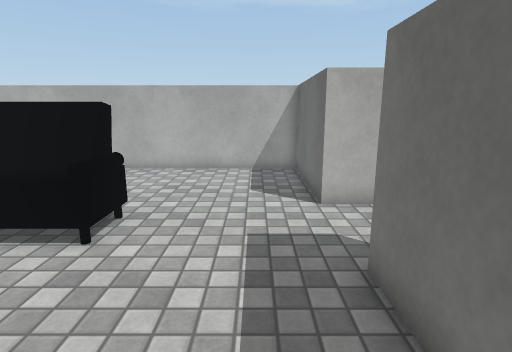
[1] (above)

12 first-person views from a walk through a Unity game level. The camera is 1.4 m above the floor, tilts 12° down and sees 80° across. The floor is counted in squares, 0.5 m on a side. Each view is taken from the middle of a square. On the plan, view 1 faces up. The plan holds only what a view shows up to about 20 squares ahead; the rest is blank. Surface patterns are stand-ins for the level's own textures.

[2]
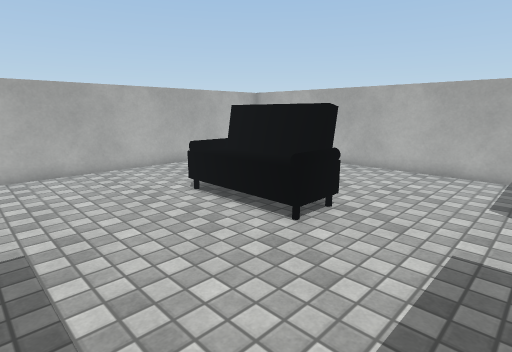

[3]
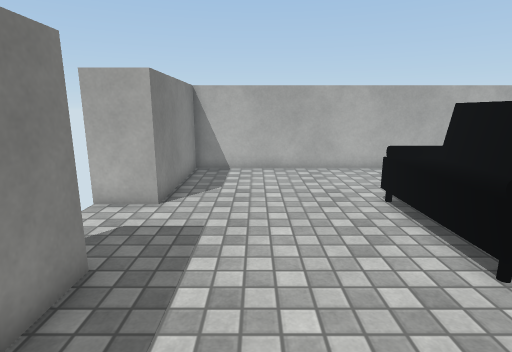

[4]
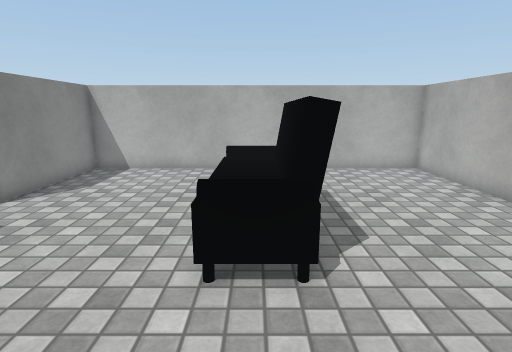

[5]
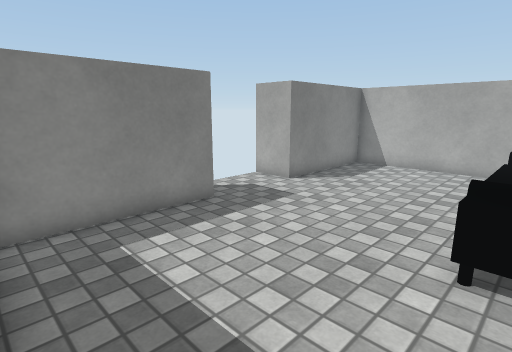

[6]
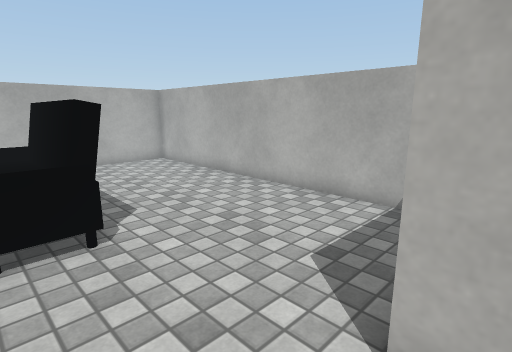

[7]
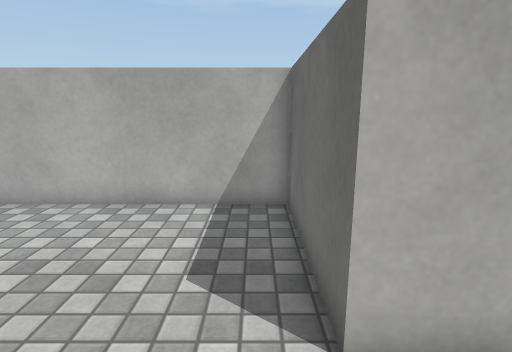

[8]
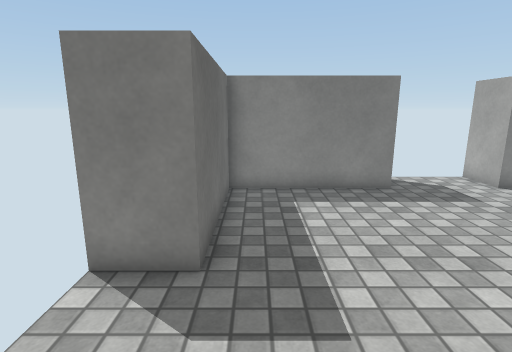

[9]
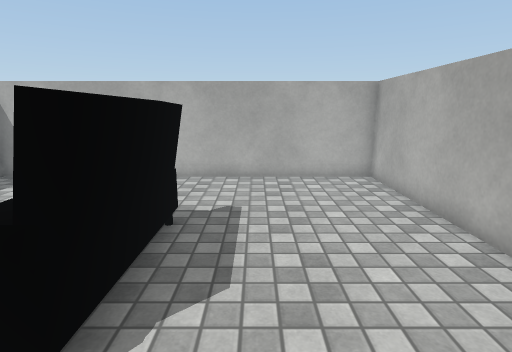

[10]
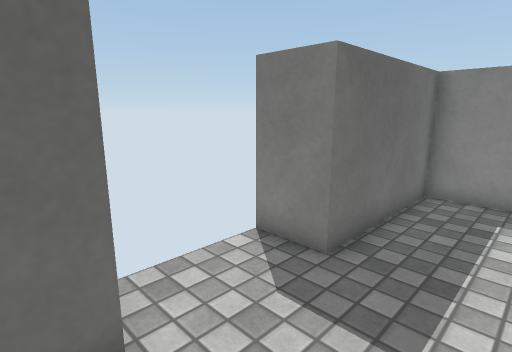

[11]
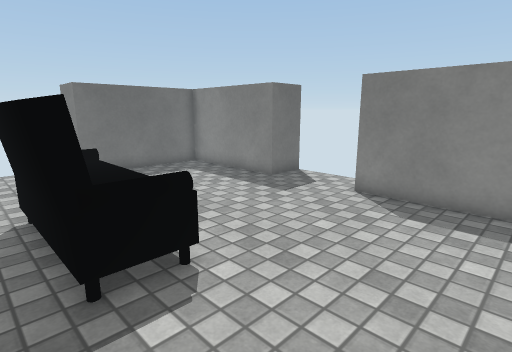

[12]
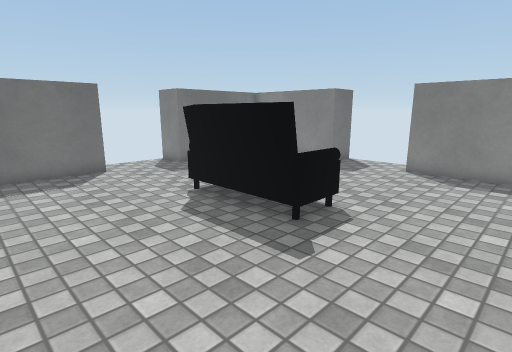

### Floor plan
Key: @ floor where view 1 was taken; # wall or solid block; . floor; = window, fence, low wall or low ledge; ^ raised ledge; C black cylinder.
Columns run from 14 left of view 1 to 4 right of it. Each row starts with its distance up from view 1.
 15 #################
 14 #...............#
 13 #...............#
 12 #...............#
 11 #...............#
 10 #...............#
  9 #...............###
  8 #....=#####=......
  7 #....CC^^^CC......
  6 #....=^^^^^=......
  5 #...............###
  4 #...............#
  3 #...............#
  2 #...............#
  1 #...............#
  0 #.............@.#
 -1 #######...#######
 -2       #...#
 -3       #   #

Where each view was taken, in squares from view 1:
view 1: 0 up, 0 right, facing up
view 2: 0 up, 1 right, facing up-left
view 3: 2 up, 1 right, facing left
view 4: 7 up, 1 right, facing left
view 5: 7 up, 2 right, facing down-left
view 6: 6 up, 3 right, facing up-left
view 7: 6 up, 1 right, facing up
view 8: 10 up, 1 right, facing down
view 9: 10 up, 1 left, facing left
view 10: 10 up, 1 left, facing down-right
view 11: 9 up, 13 left, facing down-right
view 12: 14 up, 13 left, facing down-right
